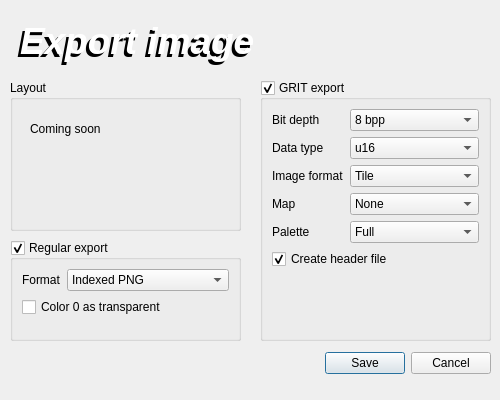
<?xml version="1.0" encoding="UTF-8"?>
<ui version="4.0">
 <class>ExportDialog</class>
 <widget class="QDialog" name="ExportDialog">
  <property name="geometry">
   <rect>
    <x>0</x>
    <y>0</y>
    <width>500</width>
    <height>400</height>
   </rect>
  </property>
  <property name="minimumSize">
   <size>
    <width>500</width>
    <height>400</height>
   </size>
  </property>
  <property name="maximumSize">
   <size>
    <width>500</width>
    <height>400</height>
   </size>
  </property>
  <property name="windowTitle">
   <string>Dialog</string>
  </property>
  <widget class="QDialogButtonBox" name="buttonBox">
   <property name="geometry">
    <rect>
     <x>30</x>
     <y>348</y>
     <width>461</width>
     <height>30</height>
    </rect>
   </property>
   <property name="orientation">
    <enum>Qt::Orientation::Horizontal</enum>
   </property>
   <property name="standardButtons">
    <set>QDialogButtonBox::StandardButton::Cancel|QDialogButtonBox::StandardButton::Save</set>
   </property>
  </widget>
  <widget class="QGroupBox" name="grpLayoutSettings">
   <property name="geometry">
    <rect>
     <x>10</x>
     <y>80</y>
     <width>231</width>
     <height>151</height>
    </rect>
   </property>
   <property name="title">
    <string>Layout</string>
   </property>
   <widget class="QLabel" name="label_2">
    <property name="geometry">
     <rect>
      <x>20</x>
      <y>40</y>
      <width>131</width>
      <height>18</height>
     </rect>
    </property>
    <property name="text">
     <string>Coming soon</string>
    </property>
   </widget>
  </widget>
  <widget class="QGroupBox" name="grpGritExport">
   <property name="geometry">
    <rect>
     <x>260</x>
     <y>80</y>
     <width>231</width>
     <height>261</height>
    </rect>
   </property>
   <property name="title">
    <string>GRIT export</string>
   </property>
   <property name="checkable">
    <bool>true</bool>
   </property>
   <property name="checked">
    <bool>true</bool>
   </property>
   <layout class="QFormLayout" name="formLayout_2">
    <item row="0" column="0">
     <widget class="QLabel" name="label_3">
      <property name="text">
       <string>Bit depth</string>
      </property>
     </widget>
    </item>
    <item row="0" column="1">
     <widget class="QComboBox" name="cmbBitDepth">
      <property name="currentIndex">
       <number>1</number>
      </property>
      <item>
       <property name="text">
        <string>16 bpp</string>
       </property>
      </item>
      <item>
       <property name="text">
        <string>8 bpp</string>
       </property>
      </item>
      <item>
       <property name="text">
        <string>4 bpp</string>
       </property>
      </item>
     </widget>
    </item>
    <item row="1" column="0">
     <widget class="QLabel" name="label_4">
      <property name="text">
       <string>Data type</string>
      </property>
     </widget>
    </item>
    <item row="1" column="1">
     <widget class="QComboBox" name="cmbDataType">
      <property name="currentIndex">
       <number>1</number>
      </property>
      <item>
       <property name="text">
        <string>u32</string>
       </property>
      </item>
      <item>
       <property name="text">
        <string>u16</string>
       </property>
      </item>
      <item>
       <property name="text">
        <string>u8</string>
       </property>
      </item>
     </widget>
    </item>
    <item row="2" column="0">
     <widget class="QLabel" name="label_5">
      <property name="text">
       <string>Image format</string>
      </property>
     </widget>
    </item>
    <item row="2" column="1">
     <widget class="QComboBox" name="cmbImageFormat">
      <item>
       <property name="text">
        <string>Tile</string>
       </property>
      </item>
      <item>
       <property name="text">
        <string>bitmap</string>
       </property>
      </item>
     </widget>
    </item>
    <item row="3" column="0">
     <widget class="QLabel" name="label_6">
      <property name="text">
       <string>Map</string>
      </property>
     </widget>
    </item>
    <item row="3" column="1">
     <widget class="QComboBox" name="cmbMapFormat">
      <item>
       <property name="text">
        <string>None</string>
       </property>
      </item>
      <item>
       <property name="text">
        <string>Normal reduced</string>
       </property>
      </item>
      <item>
       <property name="text">
        <string>Normal full</string>
       </property>
      </item>
      <item>
       <property name="text">
        <string>Affine reduced</string>
       </property>
      </item>
      <item>
       <property name="text">
        <string>Affine full</string>
       </property>
      </item>
     </widget>
    </item>
    <item row="4" column="0">
     <widget class="QLabel" name="label_7">
      <property name="text">
       <string>Palette</string>
      </property>
     </widget>
    </item>
    <item row="4" column="1">
     <widget class="QComboBox" name="cmbPalette">
      <property name="currentIndex">
       <number>2</number>
      </property>
      <item>
       <property name="text">
        <string>None</string>
       </property>
      </item>
      <item>
       <property name="text">
        <string>Selected area</string>
       </property>
      </item>
      <item>
       <property name="text">
        <string>Full</string>
       </property>
      </item>
     </widget>
    </item>
    <item row="5" column="0" colspan="2">
     <widget class="QCheckBox" name="chkCreateHeader">
      <property name="text">
       <string>Create header file</string>
      </property>
      <property name="checked">
       <bool>true</bool>
      </property>
     </widget>
    </item>
   </layout>
  </widget>
  <widget class="QLabel" name="label1_shadow">
   <property name="geometry">
    <rect>
     <x>17</x>
     <y>13</y>
     <width>370</width>
     <height>61</height>
    </rect>
   </property>
   <property name="palette">
    <palette>
     <active>
      <colorrole role="WindowText">
       <brush brushstyle="SolidPattern">
        <color alpha="255">
         <red>0</red>
         <green>0</green>
         <blue>0</blue>
        </color>
       </brush>
      </colorrole>
     </active>
     <inactive>
      <colorrole role="WindowText">
       <brush brushstyle="SolidPattern">
        <color alpha="255">
         <red>0</red>
         <green>0</green>
         <blue>0</blue>
        </color>
       </brush>
      </colorrole>
     </inactive>
     <disabled/>
    </palette>
   </property>
   <property name="font">
    <font>
     <pointsize>28</pointsize>
     <italic>true</italic>
     <bold>true</bold>
    </font>
   </property>
   <property name="text">
    <string>Export image</string>
   </property>
  </widget>
  <widget class="QLabel" name="label1">
   <property name="geometry">
    <rect>
     <x>20</x>
     <y>10</y>
     <width>371</width>
     <height>61</height>
    </rect>
   </property>
   <property name="palette">
    <palette>
     <active>
      <colorrole role="WindowText">
       <brush brushstyle="SolidPattern">
        <color alpha="255">
         <red>255</red>
         <green>255</green>
         <blue>255</blue>
        </color>
       </brush>
      </colorrole>
     </active>
     <inactive>
      <colorrole role="WindowText">
       <brush brushstyle="SolidPattern">
        <color alpha="255">
         <red>255</red>
         <green>255</green>
         <blue>255</blue>
        </color>
       </brush>
      </colorrole>
     </inactive>
     <disabled/>
    </palette>
   </property>
   <property name="font">
    <font>
     <pointsize>28</pointsize>
     <italic>true</italic>
     <bold>true</bold>
    </font>
   </property>
   <property name="text">
    <string>Export image</string>
   </property>
  </widget>
  <widget class="QGroupBox" name="grpBitmapExport">
   <property name="geometry">
    <rect>
     <x>10</x>
     <y>240</y>
     <width>231</width>
     <height>101</height>
    </rect>
   </property>
   <property name="title">
    <string>Regular export</string>
   </property>
   <property name="checkable">
    <bool>true</bool>
   </property>
   <property name="checked">
    <bool>true</bool>
   </property>
   <layout class="QFormLayout" name="formLayout">
    <item row="0" column="0">
     <widget class="QLabel" name="label">
      <property name="text">
       <string>Format</string>
      </property>
     </widget>
    </item>
    <item row="0" column="1">
     <widget class="QComboBox" name="cmbRegularFormat">
      <item>
       <property name="text">
        <string>Indexed PNG</string>
       </property>
      </item>
      <item>
       <property name="text">
        <string>Indexed BMP</string>
       </property>
      </item>
      <item>
       <property name="text">
        <string>RGB PNG</string>
       </property>
      </item>
      <item>
       <property name="text">
        <string>RGB BMP</string>
       </property>
      </item>
     </widget>
    </item>
    <item row="1" column="0" colspan="2">
     <widget class="QCheckBox" name="chk0ColorTrans">
      <property name="text">
       <string>Color 0 as transparent</string>
      </property>
     </widget>
    </item>
   </layout>
  </widget>
 </widget>
 <resources/>
 <connections>
  <connection>
   <sender>buttonBox</sender>
   <signal>accepted()</signal>
   <receiver>ExportDialog</receiver>
   <slot>accept()</slot>
   <hints>
    <hint type="sourcelabel">
     <x>248</x>
     <y>254</y>
    </hint>
    <hint type="destinationlabel">
     <x>157</x>
     <y>274</y>
    </hint>
   </hints>
  </connection>
  <connection>
   <sender>buttonBox</sender>
   <signal>rejected()</signal>
   <receiver>ExportDialog</receiver>
   <slot>reject()</slot>
   <hints>
    <hint type="sourcelabel">
     <x>316</x>
     <y>260</y>
    </hint>
    <hint type="destinationlabel">
     <x>286</x>
     <y>274</y>
    </hint>
   </hints>
  </connection>
 </connections>
</ui>
